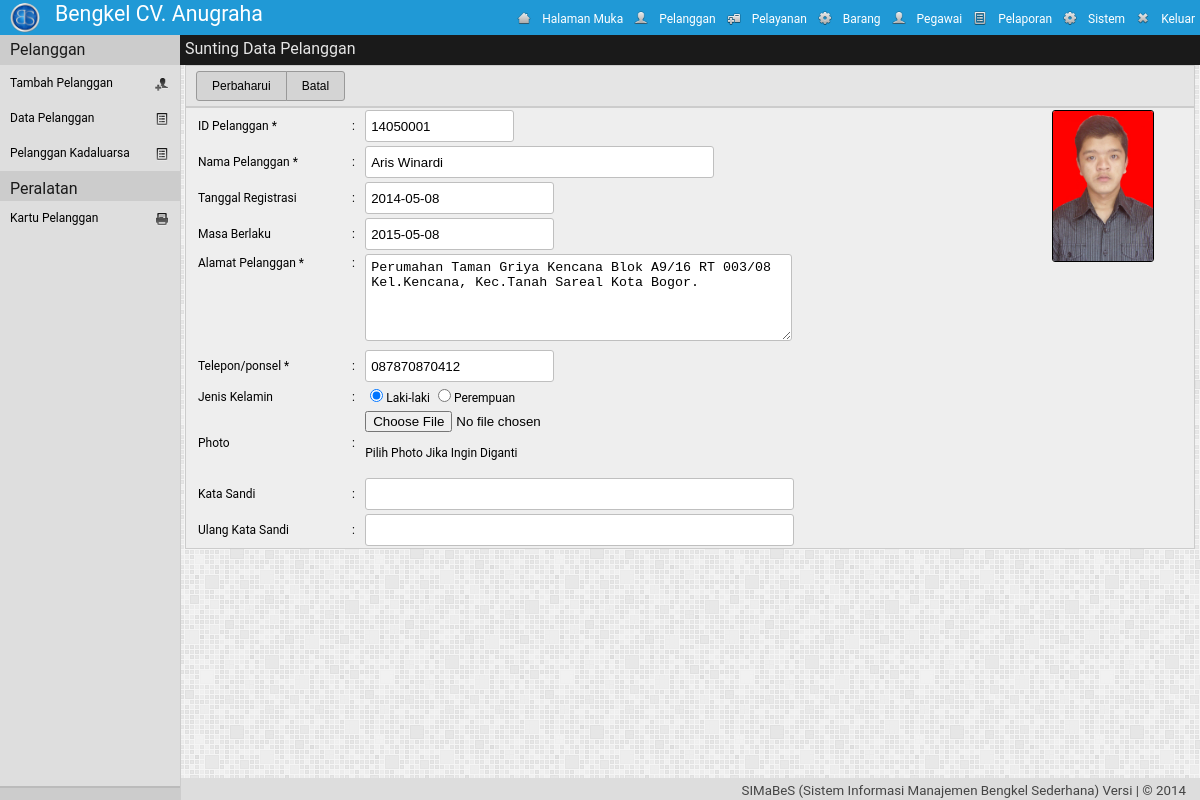
/adm/?mod=pelanggan&h=sunting&id_plg=14050001 (signed in), run on the app's committed database.
### tables this page shows
CREATE TABLE IF NOT EXISTS `pengaturan` (
`id` int(1) NOT NULL,
  `nm_bengkel` varchar(30) NOT NULL,
  `telp1` varchar(30) NOT NULL,
  `telp2` varchar(30) NOT NULL,
  `almt_bengkel` text NOT NULL,
  `logo_bengkel` text NOT NULL,
  `tentang_bengkel` text NOT NULL
);

CREATE TABLE IF NOT EXISTS `akses_pengguna` (
  `kel_id` int(2) NOT NULL,
  `id_menu` int(2) NOT NULL,
  `r` enum('0','1') NOT NULL
);

CREATE TABLE IF NOT EXISTS `menu` (
  `id_menu` int(2) NOT NULL,
  `nm_menu` varchar(20) NOT NULL,
  `class` varchar(10) NOT NULL,
  `links` text NOT NULL,
  `icon` text NOT NULL,
  `value` text NOT NULL
);

CREATE TABLE IF NOT EXISTS `dt_pelanggan` (
  `id_plg` varchar(8) NOT NULL,
  `nm_plg` varchar(30) NOT NULL,
  `tgl_registrasi` date NOT NULL,
  `masa_berlaku` date NOT NULL,
  `almt_plg` text NOT NULL,
  `telp_plg` varchar(13) NOT NULL,
  `jns_kelamin` enum('L','P') NOT NULL,
  `photo_plg` text NOT NULL,
  `transaksi` int(3) NOT NULL,
  `perpanjang` int(11) NOT NULL,
  `wkt_ubah` datetime NOT NULL
);

### adm/pelanggan/class.php (called while the page is built, shortened)
<?php
class pelanggan{
	function sunting($field,$id_plg){
		$qry = "SELECT * FROM dt_pelanggan WHERE id_plg='$id_plg'";
		$hasil = mysql_query($qry);
		$data = mysql_fetch_array($hasil);
		if($field == 'id_plg')
			return $data['id_plg'];
		elseif($field == 'nm_plg')
			return $data['nm_plg'];
		elseif($field == 'tgl_registrasi')
			return $data['tgl_registrasi'];
		elseif($field == 'masa_berlaku')
			return $data['masa_berlaku'];
		elseif($field == 'almt_plg')
			return $data['almt_plg'];
		elseif($field == 'telp_plg')
			return $data['telp_plg'];
		elseif($field == 'jns_kelamin')
			return $data['jns_kelamin'];
		elseif($field == 'photo_plg')
			return $data['photo_plg'];
		elseif($field == 'transaksi')
			return $data['transaksi'];
		elseif($field == 'perpanjang')
			return $data['perpanjang'];
		elseif($field == 'wkt_ubah')
			return $data['wkt_ubah'];
	}
}
?>

### adm/pelanggan/f_sunting.php (the view)
<?php
$lokasi="Sunting Data Pelanggan";
$id_plg=$_GET['id_plg'];
$plg = new pelanggan();
	$log_tipe = "Staff";
	$pengguna=$_SESSION['nama_asli'];
	$log_lokasi=$lokasi;
	$log_pesan="A:4:Menyunting data pelanggan, ID pelanggan ($id_plg)";
	$log_waktu = date("Y-m-d H:i:s");
	$plg->log($log_tipe,$pengguna,$log_lokasi,$log_pesan,$log_waktu);
echo'
<div class="konten">
	<div class="lokasi"><label name="lokasi">'.$lokasi.'</label></div>
	<form class="form1" action="?mod='.$_GET['mod'].'&h=aksi"  method="post" enctype="multipart/form-data"  name="form1" onsubmit="return validasi()">
	<div class="alat">
	<td colspan="3" rowspan="1"><input name="perbaharui" type="submit" value="Perbaharui" class="perbaharui" id="kiri">
	<input name="btn_batal" type="reset"  value="Batal" class="batal" id="kanan" onClick="javascript:history.back()">
	<input name="lokasi" type="hidden" value="'. $lokasi.'"></td>
</div>
<table  border="0" cellpadding="2" cellspacing="0">
  	<tr><td width="170px"><label>ID Pelanggan *</label></td><td width="10px" >:</td>
		<td style="width: 700px;"><input  maxlength="8" size="15" name="id_plg" class="text" value="'.$plg->sunting('id_plg',$id_plg) .'" readonly=""></td>
		<td width="163" rowspan="10" align="center" valign="top">
			<img class="photo" src="'.$plg->sunting('photo_plg',$id_plg).'" alt="'.$plg->sunting('nm_plg',$id_plg).'" width="100" border="1"/><br/>
		</td></tr>
    <tr><td ><label>Nama Pelanggan *</label></td><td>:</td>
		<td><input  maxlength="35" size="40" name="nm_plg" class="text" value="'.$plg->sunting('nm_plg',$id_plg).'"></td></tr>
    <tr><td><label>Tanggal Registrasi</label></td><td>:</td>
		<td><input type="text" maxlength="20" size="20" name="tgl_registrasi" id="tgl_registrasi" class="text" value="'.  $plg->sunting('tgl_registrasi',$id_plg).'"></td></tr>
   	<tr><td><label>Masa Berlaku</label></td><td>:</td>
		<td><input type="text" maxlength="20" size="20" name="masa_berlaku" id="masa_berlaku" class="text" value="'.  $plg->sunting('masa_berlaku',$id_plg).'"/></td></tr>
   	<tr><td valign="top"><label>Alamat Pelanggan *</label></td><td valign="top">:</td>
		<td valign="top"><textarea  cols="50" rows="5" name="almt_plg">'. $plg->sunting('almt_plg',$id_plg) .'</textarea></td></tr>
   	<tr><td><label>Telepon/ponsel *</label></td><td>:</td>
		<td><input  maxlength="13" size="20" name="telp_plg" id="telp" class="text" value="'. $plg->sunting('telp_plg',$id_plg).'"></td></tr>
   	<tr><td><label>Jenis Kelamin</label></td><td>:</td>
		<td><input name="jns_kelamin" type="radio" value="L" '; if($plg->sunting('jns_kelamin',$id_plg) =='L') echo "checked"; echo'>Laki-laki
			<input name="jns_kelamin" type="radio" value="P" '; if($plg->sunting('jns_kelamin',$id_plg) =='P') echo "checked"; echo'>Perempuan</td></tr>
	<tr><td><label>Photo</label></td><td>:</td>
		<td><input type="file" name="photo_plg"><br/><p>Pilih Photo Jika Ingin Diganti</p></td></tr>
	<tr><td><label>Kata Sandi</label></td><td>:</td>
		<td><input type="password" maxlength="50" size="50" name="kt_sandi" class="text"></td></tr>
	<tr><td><label>Ulang Kata Sandi</label></td><td>:</td>
		<td><input type="password" maxlength="50" size="50" name="ulang_kt_sandi" class="text"></td></tr>
</table></form></div></body></html>';
?>

### adm/header.php
<?php
	$qpeng=mysql_query("SELECT * FROM pengaturan  LIMIT 1");
	$dpeng=mysql_fetch_object($qpeng);
	$qmenu="select id_menu  from akses_pengguna where  kel_id='".$_SESSION['kel_id']."' AND r='1' ";
	$dmenu=mysql_query($qmenu) or die (mysql_error());
echo'
<!DOCTYPE html PUBLIC "-//W3C//DTD XHTML 1.0 Strict//EN"
	"http://www.w3.org/TR/xhtml1/DTD/xhtml1-strict.dtd">
<html xmlns="http://www.w3.org/1999/xhtml" xml:lang="en" lang="en">
<head>
<title>'.$aplikasi." | ".strtoupper($_GET['mod']).' | Daily Build</title>
		<link rel="shortcut icon" href="../img/icon.ico" />
		<link rel="stylesheet" type="text/css" href="../styler/header.css">
		<link rel="stylesheet" type="text/css" href="../styler/style.css">
		<link rel="stylesheet" type="text/css" href="../styler/jquery-ui.css">
		<link rel="stylesheet" type="text/css" href="../styler/jquery-ui.theme.css">
		<script type="text/javascript" src="../styler/jquery-1.9.1.js"></script>
		<script type="text/javascript" src="../styler/jquery-ui.js"></script>
		<link rel="stylesheet" type="text/css" href="../styler/toastr.css">
		<script type="text/javascript" src="../styler/toastr.js"></script>
		<script type="text/javascript" src="../styler/toastr_option.js"></script>
		<script type="text/javascript" src="../styler/iframe.js"></script>
		<script type="text/javascript" src="../styler/check-uncheck.js"></script>
		<script src="../styler/tab.js" type="text/javascript"></script>
		<link href="../styler/tab.css" rel="stylesheet" type="text/css" />
</head>
<body >
<div class="header" >
	<div class="kiri">
		<a href="../index.php" target="_blank">
		<div class="logo"><img src="'.$dpeng->logo_bengkel.'"></div>
		<div class="namabengkel" >'.$dpeng->nm_bengkel.'</div></a>
	</div>
	<div class="kanan">
		<ul class="header-nav">';
			while ($dpengku2=mysql_fetch_object($dmenu)){
				$myquery="select *  from menu where id_menu='".$dpengku2->id_menu."'";
				$isi=mysql_query($myquery) or die (mysql_error());
				$dpengku=mysql_fetch_object($isi);
				echo "<a href='$dpengku->links' title='$dpengku->nm_menu' ><li class='$dpengku->class'><img class='img' src='$dpengku->icon'>$dpengku->nm_menu</li></a>";
			}
		echo'
		</ul>
	</div>
</div>
';
?>

### styler/header.css (style rules this page uses)
.header { top: 0px; width: 100%; height: 35px; padding: 0px; margin: 0px; color: #ffffff; background: #2099D6; position: fixed; z-index:1000; }
.kiri { float:left; width:auto; vertical-align:middle; }
.logo { float: left; margin: 3px 10px 5px 10px; padding: 0; vertical-align: middle; }
.logo img { width: 30px; height: 30x; border-radius: 20px; }
.namabengkel { float: left; margin: auto; padding: 5px; text-align: left; font-size: 16pt; color:#ffffff; }
.kanan { height:34px; width:auto; float:right; right: 0px; display: inline; }
.header-nav { list-style: none; margin: 0px; padding: 0px; }
.header-nav li { color:#fff; line-height: 18px; text-indent: 0px; }
.header-nav li img { float: left; margin: 0px 10px 0px 0px ; height: 16px; width: 16px; }
.menu, .keluar { padding :10px 5px 7px 5px ; margin:0; float: left; text-align: center; vertical-align: top; }

### styler/style.css (style rules this page uses)
a { text-decoration: none; }
a:link,a:visited { color: #000000; }
body { font-family: Roboto,Open Sans,Sans, Sans Serif, Calibri, Arial; font-size: 12px; margin: 0px; padding: 0px; background: url('../img/bg.png') repeat; line-height: 1.5em; color: #444; height:100%; }
.konten { width: auto; height: auto; margin: 0 0 50px 180px; padding: 30px 5px 0px 5px; vertical-align:middle; font-size: 12px; color:#000; }
.konten .photo { margin-right:20px; border-radius:3px; }
table { width: 100%; height: auto; margin: 0px 0px 10px 0px; border:1px solid #ccc; }
.form1 { float:left; margin-bottom:10px; width:100%; }
div.alat { width : auto; padding:5px 0px 5px 10px ; background:#E5E5E5; border:1px solid #ccc; }
.tambah, .simpan, .perbaharui, .batal, .hapus, .cetak, .noPrint, .kembali { font-size:12px; padding-left:15px; padding-right:15px; height:30px; vertical-align:middle; border:1px solid #999999; cursor: pointer; color:#000; background:#D4D4D4; -webkit-transition:all 0.3s ease-in-out; -moz-transition:all 0.3s ease-in-out; -o-transition:all 0.3s ease-in-out; transition:all 0.3s ease-in-out; }
#kiri { border-top-left-radius:3px;border-bottom-left-radius:3px; }
#kanan { border-top-right-radius:3px;border-bottom-right-radius:3px;margin-left:-4px; }
.text { padding: 5px ; height:20px; border: 1px solid #BFBFBF; border-radius:3px; color: #000000; background: #fff; -webkit-transition:all 0.2s ease-in-out; -moz-transition:all 0.2s ease-in-out; -o-transition:all 0.2s ease-in-out; transition:all 0.2s ease-in-out; }
textarea { padding:5px; border: 1px solid #BFBFBF; border-radius: 3px; background: #fff; color: #000000; resize: vertical; }
label { margin-left:10px; font-size: 12px; }
td { min-height:30px; }
table { background:#eee; }
.lokasi { top:35px; left:180px; margin:0px 0px 5px 0px; padding:5px; height:20px; vertical-align:middle; color:#E5E5E5; position:fixed; width:100%; float:right; z-index:999; background: #1A1A1A; }
.lokasi > label { font-size:12pt; margin:0px; }

### data on the page
pengaturan: logo_bengkel (picture), nm_bengkel "Bengkel CV. Anugraha"
akses_pengguna: id_menu.icon (picture), id_menu.nm_menu "Halaman Muka"
akses_pengguna: id_menu.icon (picture), id_menu.nm_menu "Pelanggan"
akses_pengguna: id_menu.icon (picture), id_menu.nm_menu "Pelayanan"
akses_pengguna: id_menu.icon (picture), id_menu.nm_menu "Barang"
akses_pengguna: id_menu.icon (picture), id_menu.nm_menu "Pegawai"
akses_pengguna: id_menu.icon (picture), id_menu.nm_menu "Pelaporan"
akses_pengguna: id_menu.icon (picture), id_menu.nm_menu "Sistem"
akses_pengguna: id_menu.icon (picture), id_menu.nm_menu "Keluar"
dt_pelanggan: id_plg "14050001", photo_plg (picture), nm_plg "Aris Winardi", tgl_registrasi "2014-05-08", masa_berlaku "2015-05-08", almt_plg "Perumahan Taman Griya Kencana Blok A9/16 RT 003/08 Kel.Kencana, Kec.Tanah Sareal Kota Bogor.", telp_plg "087870870412", jns_kelamin "☑"

### other printed values
$lokasi "Sunting Data Pelanggan"
